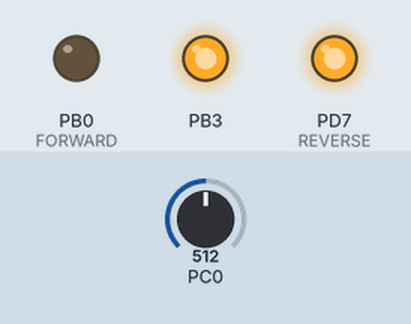
Recording of a program running on a simulated ATmega328P, built with avr-gcc and emulated at 16 MHz. Shown: output pins drawn as LEDs (lit = HIGH). Inputs (shaded band) come from the test bench; at power-on: PC0 = 512.

Above: at 0.1 s.
Timing chart, 0 to 1.6 s (numbered marks = the images above):
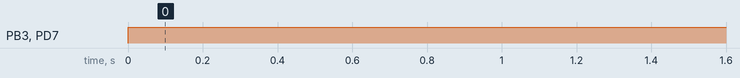

The program:

main.c
```c
/*
 * RC_SOFT.c
 *
 * Created: 2022-12-28 16:22:39
 * Author : albre
 */


#define F_CPU 16000000UL		//clockfrequence

//Libraries
#include <avr/io.h>
#include <util/delay.h>
#include <avr/interrupt.h>
#include <avr/pgmspace.h>


//Variables and contants
const char FORWARD = PB0;
const char REVERSE = PD7;
uint8_t Input_volt;

//Forward declarations
void ADC_Init();
uint8_t ADC_read();
void forward();
void reverse();
void gas(uint8_t speed);

//Function implementation
void ADC_Init()
{
	ADMUX |= (1<<REFS0) | (1<<ADLAR); //REFS1:REFS0 = 01 => external reference voltage on AREF, ADLAR leftshifts the result.
	ADCSRA |= (1<<ADEN) | (1<<ADPS0) | (1<<ADPS1) | (1<<ADPS2);	//ADEN = AD ENable;
	/*
	BELOW YOU SEE THE CALCULATION FOR THE ADPSx.
	ADPSX division factor between the system clock frequency and the input clock
	to the ADC. Since the CPU clock = 16MHz and sample cycle = 13 =>
	16 000 000 / 13 = 1 230 769 > 15 000 SPS => 1 230 769 /15 000 = 82. =>
	ADPS > 82 => ADPS = 128 => ADPS0 = ADPS1 = ADPS2 = 1.
	*/
}
uint8_t ADC_read()
{
	ADCSRA |= (1<<ADSC);
	while ((ADCSRA & (1<<ADSC)) != 0)
	{
	}
	return ADCH;
}

void forward()
{
	PORTB |= (1<<FORWARD);
	PORTD &= ~(1<<REVERSE);
}
void reverse()
{
	PORTB &= ~(1<<FORWARD);
	PORTD |= (1<<REVERSE);
}
void gas(uint8_t speed)
{
	//speed *= 10;
	for (speed; speed > 0; speed--)
	{
		 PORTB |= (1<<PB3);
	}
	  PORTB &= ~(1<<PB3);
}

int main(void)
{

    /* SETUP */
	DDRC &= ~(1<<PC0); //Analog input (A0) ska vara input -> DVS 0.
	DDRB |= (1<<PB3) | (1<<PB0); //PB 3 = Arduinopin 11 (PWM), PB0 = Arduino pin 8.
	DDRD |= (1<<PD7); //PD7 = Arduinopin 7
	ADC_Init();
	PORTB = (1<<PB3) | (1<<PB0);
	PORTD = (1<<PD7);
	/* Main program */
    while (1)
    {

		Input_volt = ADC_read();	//Value 0-255. (8 bit number)
		reverse();
		//forward();
		PORTB |= (1<<PB3);
		//gas(Input_volt);
		//_delay_ms(1000);
		//reverse();
		//gas(Input_volt);
		//_delay_ms(1000);


    }
}
```

Measured:
- by itself, PB3, PD7 (REVERSE): LOW → HIGH at 0.00 s
